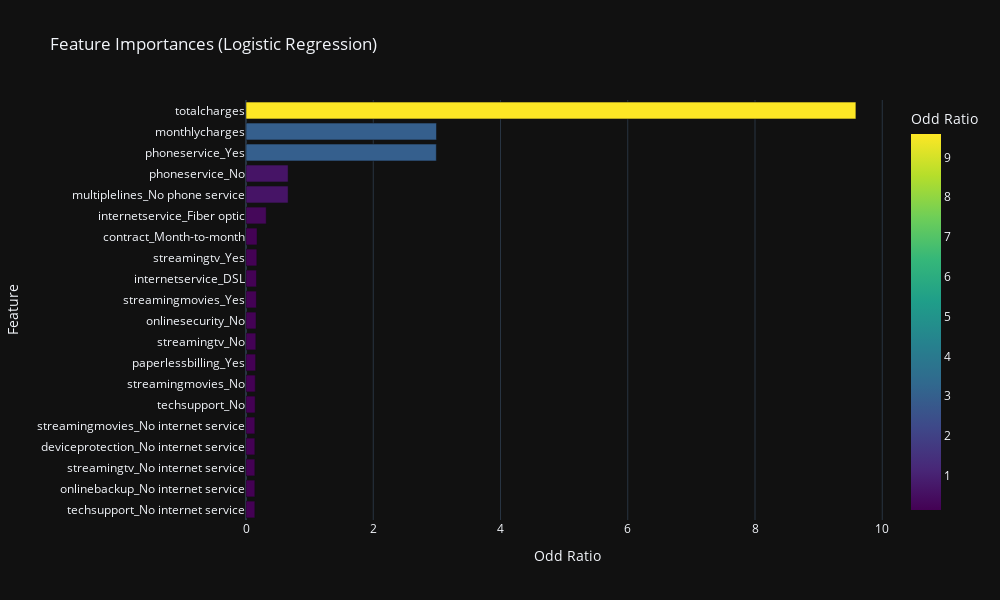

Write notebook code for a chart like this one.
### Code cell
plot_importances(top_20, 'Feature', 'Odd Ratio', invert_yaxes=True)

### Figure 1 — Plotly figure (JSON) as saved in the notebook; plotly's stock layout.template omitted (floating-point values rounded to 4 significant figures)
{"data": [{"hovertemplate": "Odd Ratio=%{marker.color}<br>Feature=%{y}<extra></extra>", "legendgroup": "", "marker": {"color": [9.586, 2.994, 2.992, 0.6621, 0.6621, 0.3176, 0.1737, 0.1701, 0.1649, 0.1628, 0.1571, 0.1546, 0.1511, 0.1457, 0.1437, 0.1392, 0.1392, 0.1392, 0.1392, 0.1392], "coloraxis": "coloraxis", "pattern": {"shape": ""}}, "name": "", "orientation": "h", "showlegend": false, "textposition": "auto", "type": "bar", "x": [9.586, 2.994, 2.992, 0.6621, 0.6621, 0.3176, 0.1737, 0.1701, 0.1649, 0.1628, 0.1571, 0.1546, 0.1511, 0.1457, 0.1437, 0.1392, 0.1392, 0.1392, 0.1392, 0.1392], "xaxis": "x", "y": ["totalcharges", "monthlycharges", "phoneservice_Yes", "phoneservice_No", "multiplelines_No phone service", "internetservice_Fiber optic", "contract_Month-to-month", "streamingtv_Yes", "internetservice_DSL", "streamingmovies_Yes", "onlinesecurity_No", "streamingtv_No", "paperlessbilling_Yes", "streamingmovies_No", "techsupport_No", "streamingmovies_No internet service", "deviceprotection_No internet service", "streamingtv_No internet service", "onlinebackup_No internet service", "techsupport_No internet service"], "yaxis": "y"}], "layout": {"barmode": "relative", "coloraxis": {"colorbar": {"title": {"text": "Odd Ratio"}}, "colorscale": [[0, "#440154"], [0.1111, "#482878"], [0.2222, "#3e4989"], [0.3333, "#31688e"], [0.4444, "#26828e"], [0.5556, "#1f9e89"], [0.6667, "#35b779"], [0.7778, "#6ece58"], [0.8889, "#b5de2b"], [1, "#fde725"]]}, "height": 600, "legend": {"tracegroupgap": 0}, "showlegend": true, "title": {"text": "Feature Importances (Logistic Regression)"}, "width": 1000, "xaxis": {"anchor": "y", "domain": [0, 1], "title": {"text": "Odd Ratio"}}, "yaxis": {"anchor": "x", "autorange": "reversed", "domain": [0, 1], "title": {"text": "Feature"}}}}
